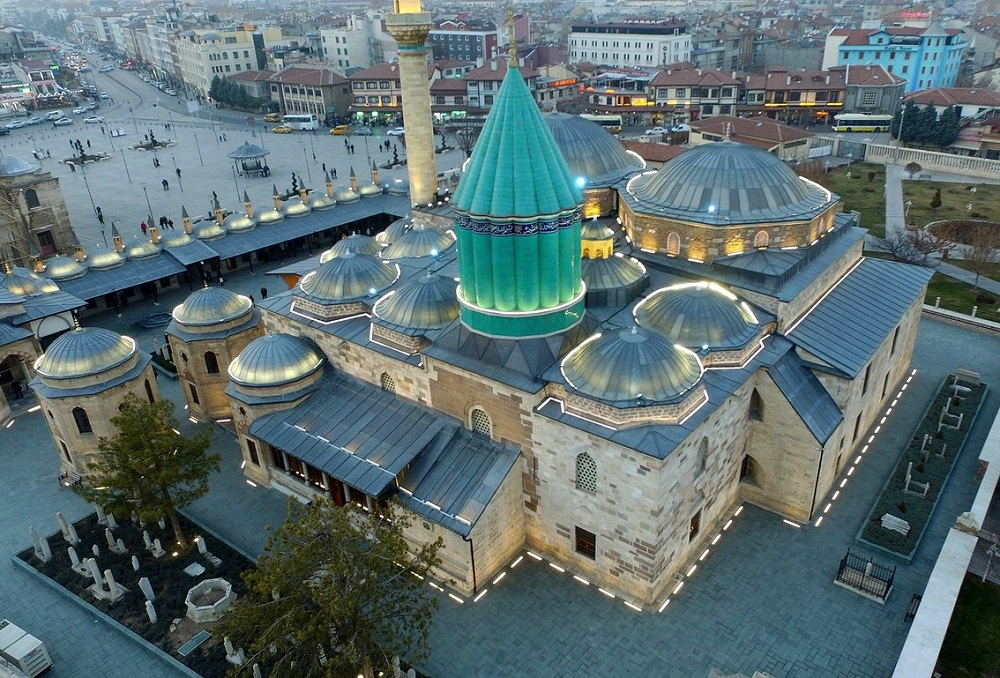
%> input picture mevlana.jpg, 1000 x 678 px
$ octave q3.m   (GNU Octave 9; MATLAB toolbox functions it lacks are replaced by stand-ins)
%> lines starting %> are read from the running program, lines starting %| are printed output that depends on the picture; in (x1, y1, x2, y2) boxes, pixels count from 0 and x2, y2 are one past the last pixel; in counts of white or black regions, pixels touching at a corner belong together; the program's own positions count from 1
figure, imshow ('mevlana.jpg');
img = imread('mevlana.jpg');
%> img is the input picture: size 678x1000x3 uint8; mean R, G, B 91.9, 110.9, 112.6
figure, imshow(img)
img=rgb2gray(img);
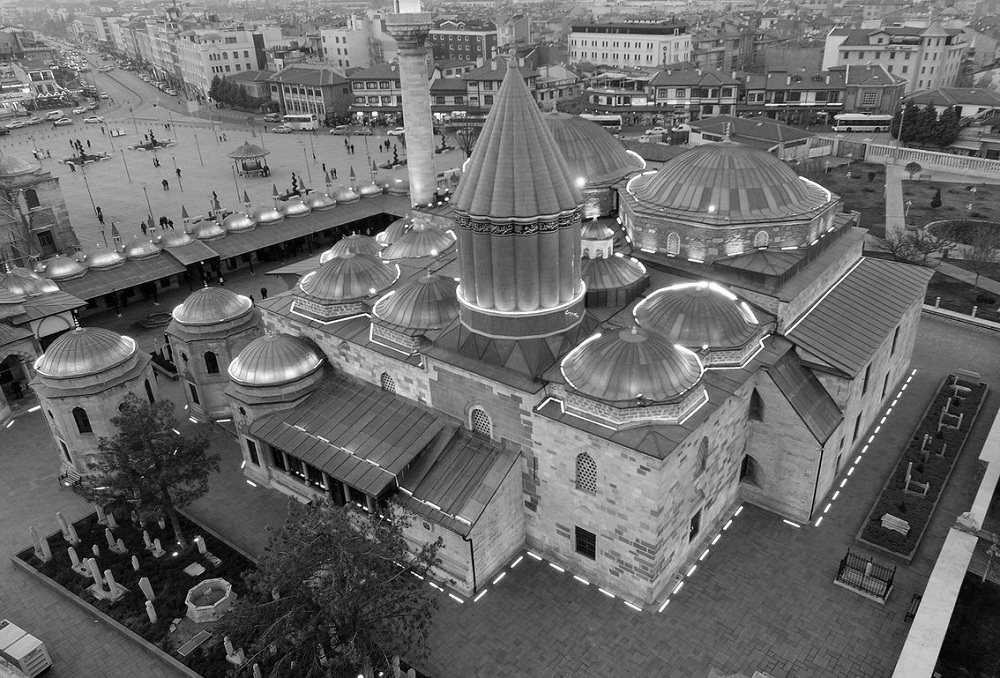
%> img: size 678x1000 uint8; min 0, max 255, mean 105.4
imhist(img)
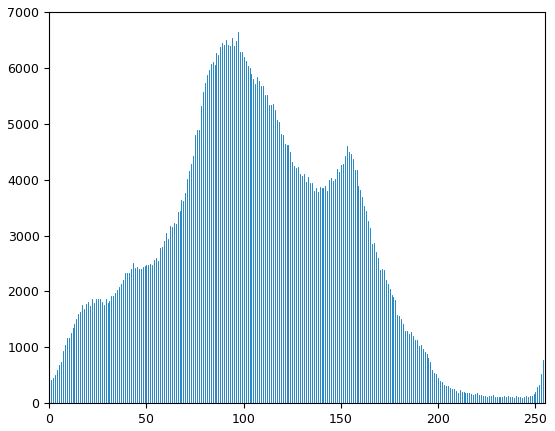
%> figure redrawn from the program's plot data; highest point at x = 97, y = 6637
a=imadjust(img,[0.1 0.4], [0.3 0.70]);
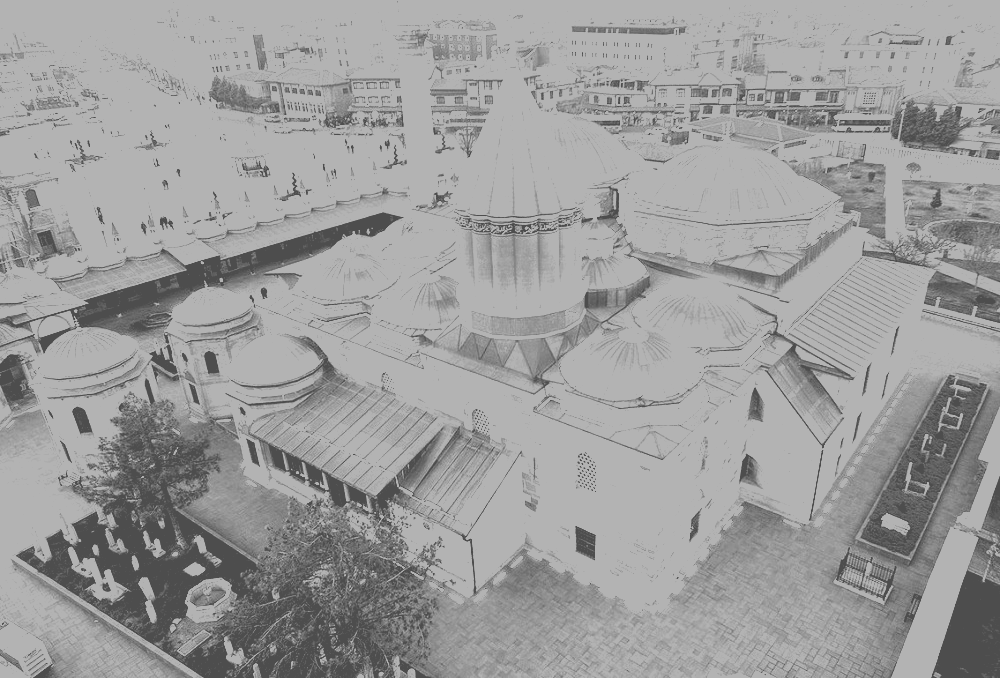
%> a: size 678x1000 uint8; min 77, max 179, mean 157
imshow(a);
c=im2bw(img);
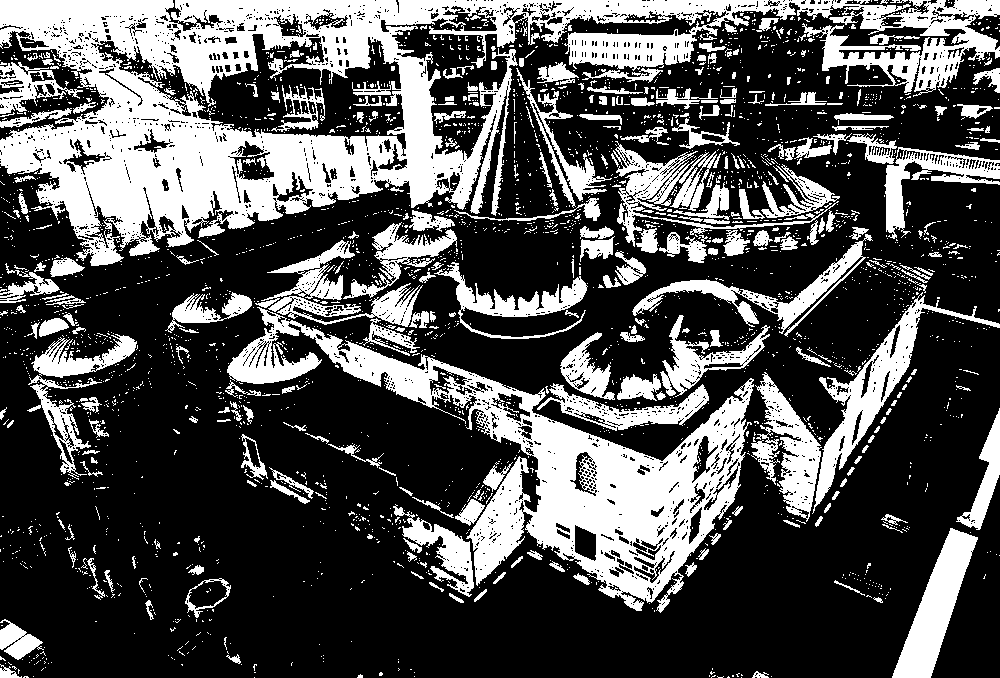
%> c: size 678x1000 logical; 31.8% white; 2851 white regions (2557 under 20 px), largest, box (x1, y1, x2, y2) and area: (0, 0, 1000, 266) 84942, (227, 307, 754, 613) 36967, (812, 292, 1000, 514) 5909
figure,imshow(c);
